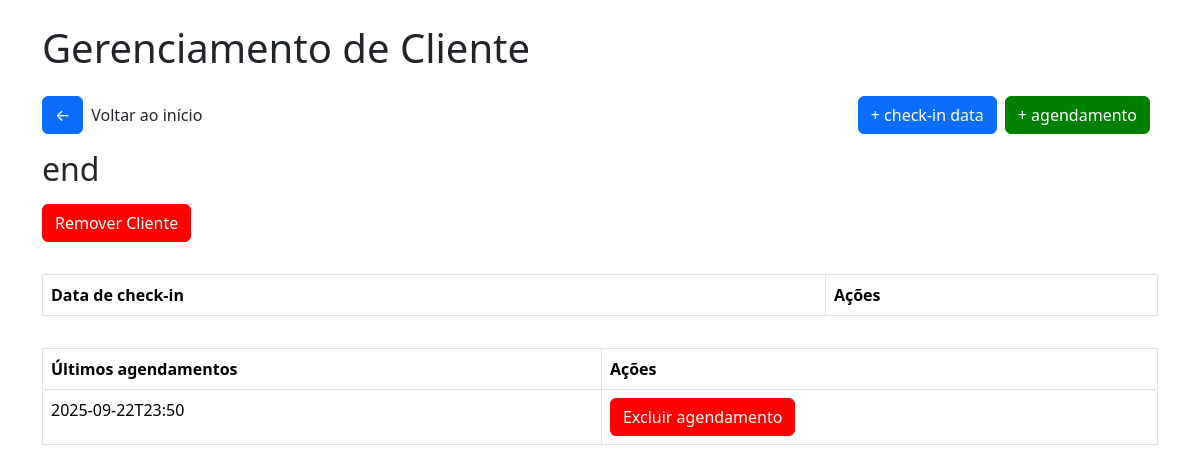
Before: /clienteendermo/1 with the older database file.
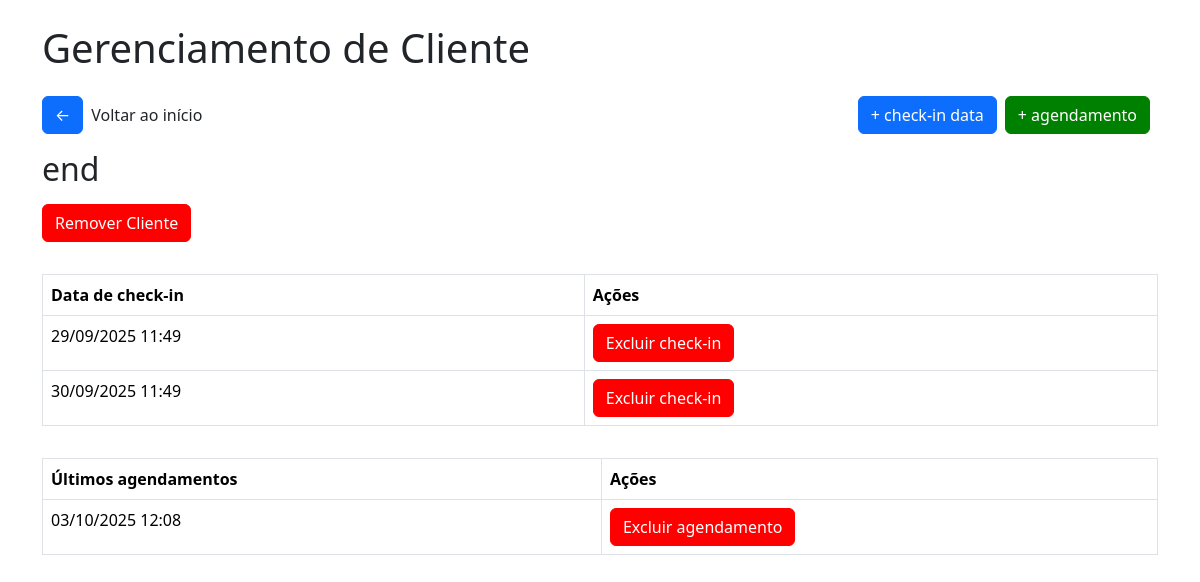
After: the same page with the newer database file.
### tables this page shows
CREATE TABLE historico_agendamento_endermo (
        id INTEGER PRIMARY KEY AUTOINCREMENT,
        cliente_id INTEGER,
        data DATETIME,
        FOREIGN KEY(cliente_id) REFERENCES clientes(id)
    );

CREATE TABLE checkin_endermo (
        id INTEGER PRIMARY KEY AUTOINCREMENT,
        cliente_id INTEGER,
        data DATETIME,
        FOREIGN KEY(cliente_id) REFERENCES clientes(id)
    );

### app/views/endermo.py (the view)
@app.route('/clienteendermo/<int:cliente_id>')
def cliente_endermo(cliente_id):
    conn = get_db_connection()
    cliente = conn.execute("SELECT * FROM cliente_endermo WHERE id = ?", (cliente_id,)).fetchone()
    checkins = conn.execute("SELECT * FROM checkin_endermo WHERE cliente_id = ? ORDER BY data ASC", (cliente_id,))
    agendamentos = conn.execute("SELECT * FROM historico_agendamento_endermo WHERE cliente_id = ? ORDER BY data ASC", (cliente_id,))
    return render_template('endermo/cliente_endermo.html', cliente=cliente, checkins=checkins, agendamentos=agendamentos)

### app/model/model.py (called while the page is built)
def get_db_connection():
    conn = sqlite3.connect('checkins.db')
    conn.row_factory = sqlite3.Row
    return conn

### app/templates/endermo/cliente_endermo.html (shortened to what this page needs)
<!DOCTYPE html>
<html lang="pt-br">
<head>
    <link href="https://cdn.jsdelivr.net/npm/bootstrap@5.3.2/dist/css/bootstrap.min.css" rel="stylesheet">
    <link rel="stylesheet" href="{{url_for('static', filename='css/style.css')}}">
    <link rel="stylesheet" href="{{url_for('static', filename='css/modal.css')}}">
</head>
<body>
    <div class="container">
        <h1 class="mb-4">
            Gerenciamento de Cliente
        </h1>
        <div class="box-btn-home">
            <div class="box"><a href="/endermo" class="btn btn-primary btn-home">&#x2190</a>
            <p>Voltar ao início</p></div>
            <div class="box">
                <a href="/adcheckindataendermo/{{cliente.id}}" class="btn btn-primary btn-home">+ check-in data</a>
                <a href="/adicionaragendamentoendermo/{{cliente.id}}" class="btn btn-primary btn-home green">+ agendamento</a>
            </div>
        </div>
        <h2 class="mb-3">
            {{cliente.nome}}
        </h2>
        <button class="btn btn-primary btn-remover" id="openModal">Remover Cliente</button>
        <table class="table table-bordered table-checkin">
            <thead>
                <tr>
                <th>Data de check-in</th>
                <th>Ações</th>
                </tr>
            </thead>
            <tbody>
                {% for checkin in checkins %}
                <tr>
                <td>{{ checkin.data }}</td>
                <td><a href="/excluircheckinendermo/{{checkin.id}}" class="btn btn-primary btn-remover excludecheckin">Excluir check-in</a></td>
                </tr>
                {% endfor %}
            </tbody>
        </table>
        <table class="table table-bordered table-checkin">
            <thead>
                <tr>
                <th>Últimos agendamentos</th>
                <th>Ações</th>
                </tr>
            </thead>
            <tbody>
                {% for a in agendamentos %}
                <tr>
                <td>{{ a.data }}</td>
                <td><a href="/excluiragendamentoendermo/{{a.id}}" class="btn btn-primary btn-remover excludecheckin">Excluir agendamento</a></td>
                </tr>
                {% endfor %}
            </tbody>
        </table>
</body>
</html>

Changed rows visible on the page:
removed historico_agendamento_endermo: data "2025-09-22T23:50"
added checkin_endermo: data "29/09/2025 11:49"
added checkin_endermo: data "30/09/2025 11:49"
added historico_agendamento_endermo: data "03/10/2025 12:08"
